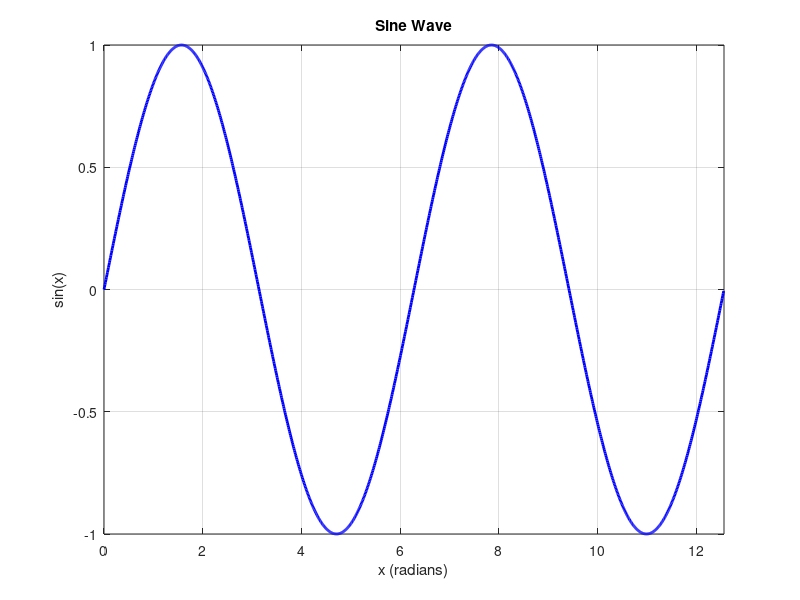

MATLAB code to generate this figure:
% MATLAB script to plot a sine wave
% Clear workspace and close all figures
clear all;
close all;
clc;

% Define x values from 0 to 4π with small increments
x = 0:0.01:4*pi;

% Calculate corresponding y values (sine of x)
y = sin(x);

% Create the plot
figure;
plot(x, y, 'b-', 'LineWidth', 2);
title('Sine Wave');
xlabel('x (radians)');
ylabel('sin(x)');
grid on;

% Add some styling
xlim([0 4*pi]);
